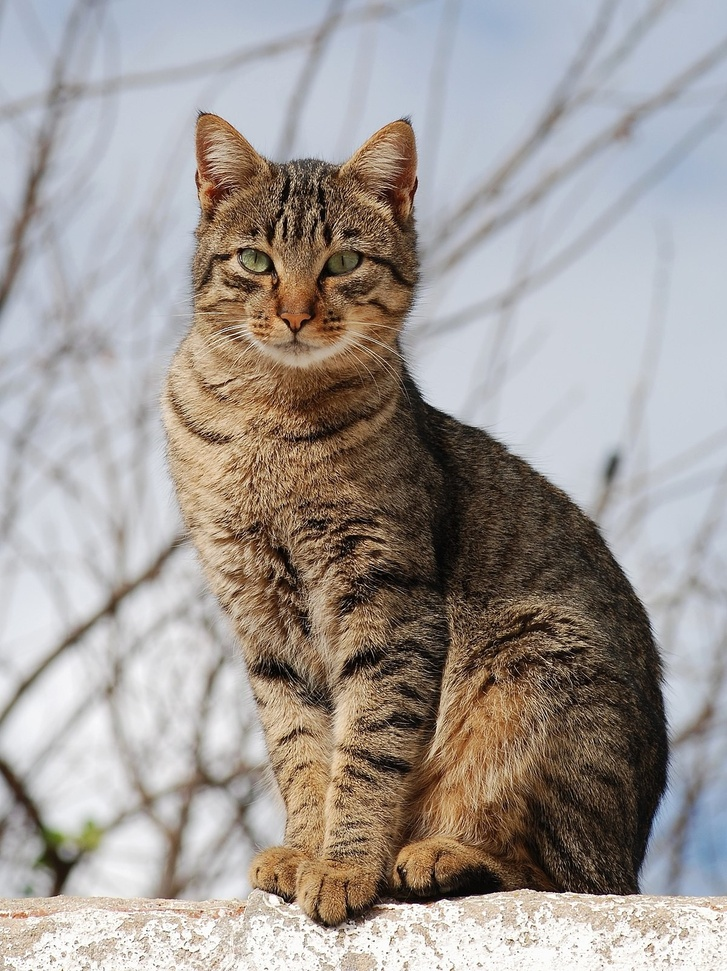
#> input picture lab5/cat.jpg, 727 x 971 px, shrunk from 1200 x 1602 before the run; the run also reads 1 picture not shown here
$ jupyter execute 2374802010024_LePhiAn_252_71ITAI40603_0101_Lab05.ipynb
#> lines starting #> are read from the running program, lines starting #| are printed output that depends on the picture; after the words box and inside, x2 and y2 are one past the last pixel; in counts of white or black regions, pixels touching at a corner belong together
# LAB 05: PHÂN ĐOẠN ẢNH (IMAGE SEGMENTATION)

[cell 1]
import cv2
import numpy as np
import matplotlib.pyplot as An

img = cv2.imread('cat.jpg')
#> img is the input picture: shape (971, 727, 3); mean B, G, R 150.7, 154.8, 161.7
img2 = cv2.imread('dog.jpg')

def show_img(image, title='Image', cmap=None):
#> called with title = 'Original Image'
    if image is None: return
    if len(image.shape) == 3 and cmap is None:
        image = cv2.cvtColor(image, cv2.COLOR_BGR2RGB)
        An.imshow(image)
    else:
        An.imshow(image, cmap=cmap if cmap else 'gray')
    An.title(title)
    An.axis('off')
    An.show()

if img is not None:
    show_img(img, "Original Image")

## 1. Thresholding để phân đoạn ảnh

[cell 2]
if img is not None:
    gray = cv2.cvtColor(img, cv2.COLOR_BGR2GRAY)
    ret, thresh1 = cv2.threshold(gray, 127, 255, cv2.THRESH_BINARY)
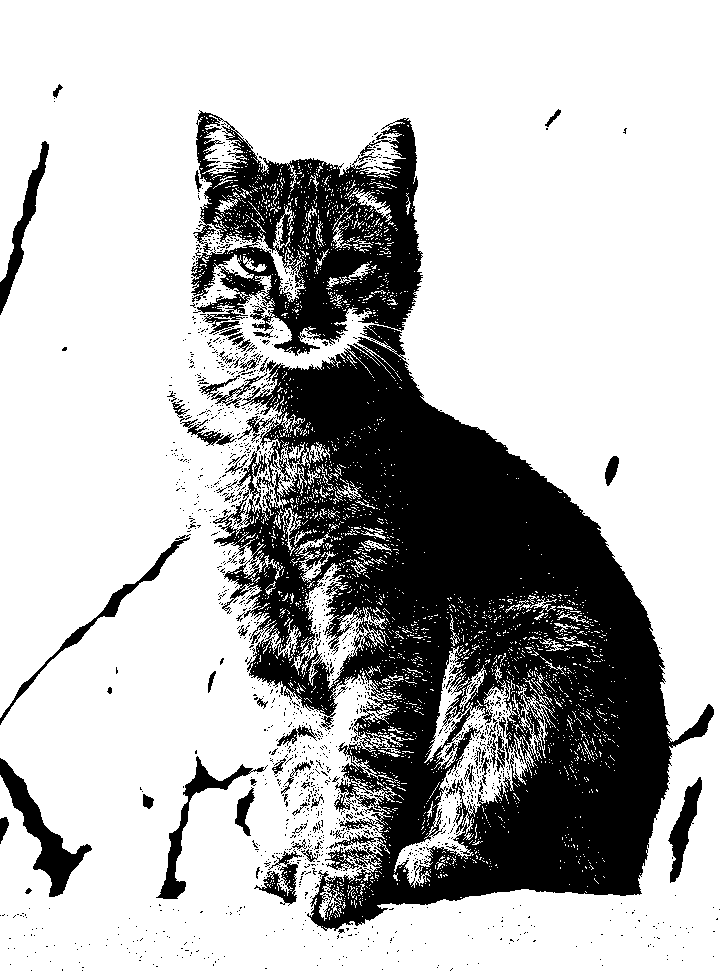
#> thresh1: shape (971, 727); 72.7% white; 1521 black regions (1456 under 20 px), largest, box (x1, y1, x2, y2) and area: (191, 110, 714, 931) 173181, (0, 758, 92, 897) 3117, (156, 756, 268, 899) 2005
    ret, thresh2 = cv2.threshold(gray, 127, 255, cv2.THRESH_BINARY_INV)
    ret, thresh3 = cv2.threshold(gray, 127, 255, cv2.THRESH_TRUNC)
    ret, thresh4 = cv2.threshold(gray, 127, 255, cv2.THRESH_TOZERO)
    ret, thresh5 = cv2.threshold(gray, 127, 255, cv2.THRESH_TOZERO_INV)
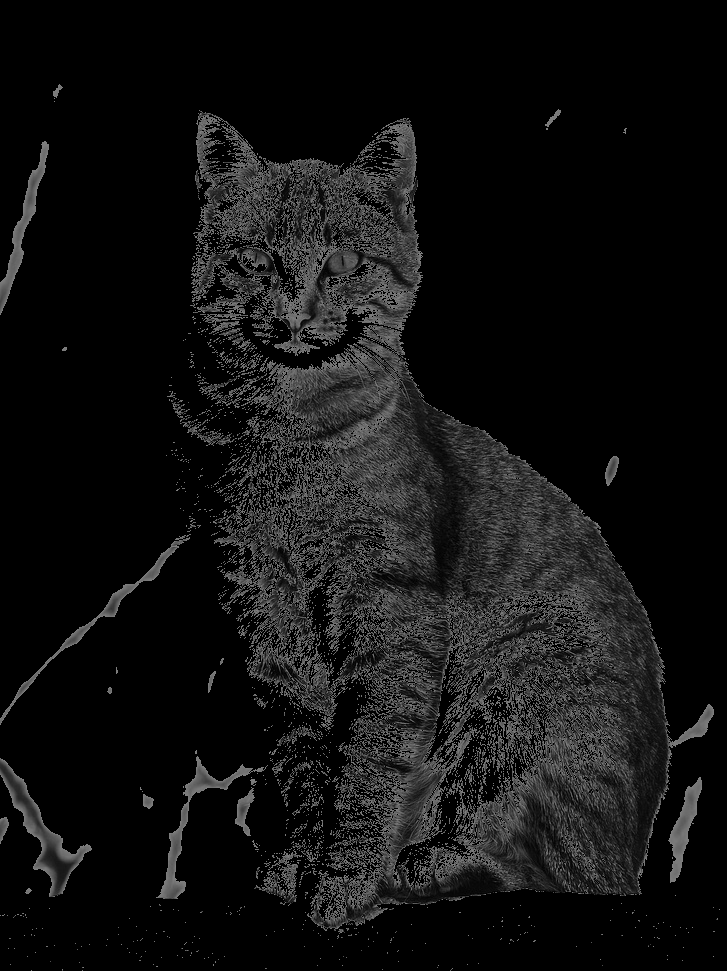
#> thresh5: shape (971, 727); min 0, max 127, mean 18.1
    titles = ['Original Image', 'BINARY', 'BINARY_INV', 'TRUNC', 'TOZERO', 'TOZERO_INV']
    images = [gray, thresh1, thresh2, thresh3, thresh4, thresh5]
    An.figure(figsize=(12, 8))
    for i in range(6):
        An.subplot(2, 3, i+1)
        An.imshow(images[i], 'gray')
        An.title(titles[i])
        An.xticks([]), An.yticks([])
    An.show()

## 2. Otsu Algorithm để phân đoạn ảnh vân tay

[cell 3]
if img is not None:
    gray = cv2.cvtColor(img, cv2.COLOR_BGR2GRAY)
    ret2, th2 = cv2.threshold(gray, 0, 255, cv2.THRESH_BINARY + cv2.THRESH_OTSU)
#> th2: shape (971, 727); 72.5% white; 1507 black regions (1440 under 20 px), largest, box (x1, y1, x2, y2) and area: (191, 110, 714, 931) 174646, (0, 757, 92, 897) 3156, (156, 756, 268, 899) 2057
#> ret2 = 128
    blur = cv2.GaussianBlur(gray, (5, 5), 0)
    ret3, th3 = cv2.threshold(blur, 0, 255, cv2.THRESH_BINARY + cv2.THRESH_OTSU)
#> th3: shape (971, 727); 70.5% white; 162 black regions (104 under 20 px), largest, box (x1, y1, x2, y2) and area: (191, 112, 714, 930) 189555, (0, 758, 92, 897) 3313, (158, 751, 264, 899) 2840
#> ret3 = 132
    An.figure(figsize=(10, 6))
    An.subplot(1, 3, 1), An.imshow(gray, 'gray'), An.title('Original Noise'), An.axis('off')
    An.subplot(1, 3, 2), An.imshow(th2, 'gray'), An.title('Otsu Threshold'), An.axis('off')
    An.subplot(1, 3, 3), An.imshow(th3, 'gray'), An.title('Gaussian Filter + Otsu'), An.axis('off')
    An.show()

## 3. Clustering techniques trong phân đoạn ảnh, K-mean clustering

[cell 4]
if img is not None:
    img_rgb = cv2.cvtColor(img, cv2.COLOR_BGR2RGB)
    pixel_values = img_rgb.reshape((-1, 3))
    pixel_values = np.float32(pixel_values)
    criteria = (cv2.TERM_CRITERIA_EPS + cv2.TERM_CRITERIA_MAX_ITER, 100, 0.2)
    k = 4
    _, labels, (centers) = cv2.kmeans(pixel_values, k, None, criteria, 10, cv2.KMEANS_RANDOM_CENTERS)
#> centers = [[174.7, 167.8, 162], [132.3, 105.2, 80.04], [201.8, 204.9, 211.3], [55.44, 38.67, 26.09]]
    centers = np.uint8(centers)
#> centers = [[174, 167, 161], [132, 105, 80], [201, 204, 211], [55, 38, 26]]
    labels = labels.flatten()
    segmented_image = centers[labels.flatten()]
    segmented_image = segmented_image.reshape(img_rgb.shape)
    show_img(segmented_image, f"K-Means Clustering Segmentation (k={k})")

## 4. Region расту (Region Growing)

[cell 5]
if img is not None:
    gray = cv2.cvtColor(img, cv2.COLOR_BGR2GRAY)
    h, w = gray.shape[:2]
#> h = 971; w = 727
    seed_point = (w // 2, h // 2)
#> seed_point = (363, 485)
    mask = np.zeros((h + 2, w + 2), np.uint8)
    flood_img = img.copy()
    cv2.floodFill(flood_img, mask, seed_point, (0, 255, 0), (15, 15, 15), (15, 15, 15), flags=4)
#> flood_img: shape (971, 727, 3); under 0.01% of pixels changed, all inside (x1, y1, x2, y2) = (363, 485, 366, 487)
    show_img(flood_img, f"Region Growing at {seed_point}")

## 5. Phân đoạn ảnh với Split and Merge

[cell 6]
if img is not None:
    gray = cv2.cvtColor(img, cv2.COLOR_BGR2GRAY)
    ret, thresh = cv2.threshold(gray, 0, 255, cv2.THRESH_BINARY_INV + cv2.THRESH_OTSU)
#> ret = 128
    kernel = np.ones((3, 3), np.uint8)
    opening = cv2.morphologyEx(thresh, cv2.MORPH_OPEN, kernel, iterations=2)
#> opening: shape (971, 727); 19.7% white; 127 white regions, largest, box (x1, y1, x2, y2) and area: (269, 124, 671, 928) 112135, (0, 759, 91, 897) 3134, (244, 516, 311, 637) 2613
    sure_bg = cv2.dilate(opening, kernel, iterations=3)
#> sure_bg: shape (971, 727); 26.8% white; 38 white regions, largest, box (x1, y1, x2, y2) and area: (196, 121, 674, 931) 157436, (241, 513, 314, 640) 5132, (0, 756, 94, 900) 4584
    dist_transform = cv2.distanceTransform(opening, cv2.DIST_L2, 5)
    ret, sure_fg = cv2.threshold(dist_transform, 0.7 * dist_transform.max(), 255, 0)
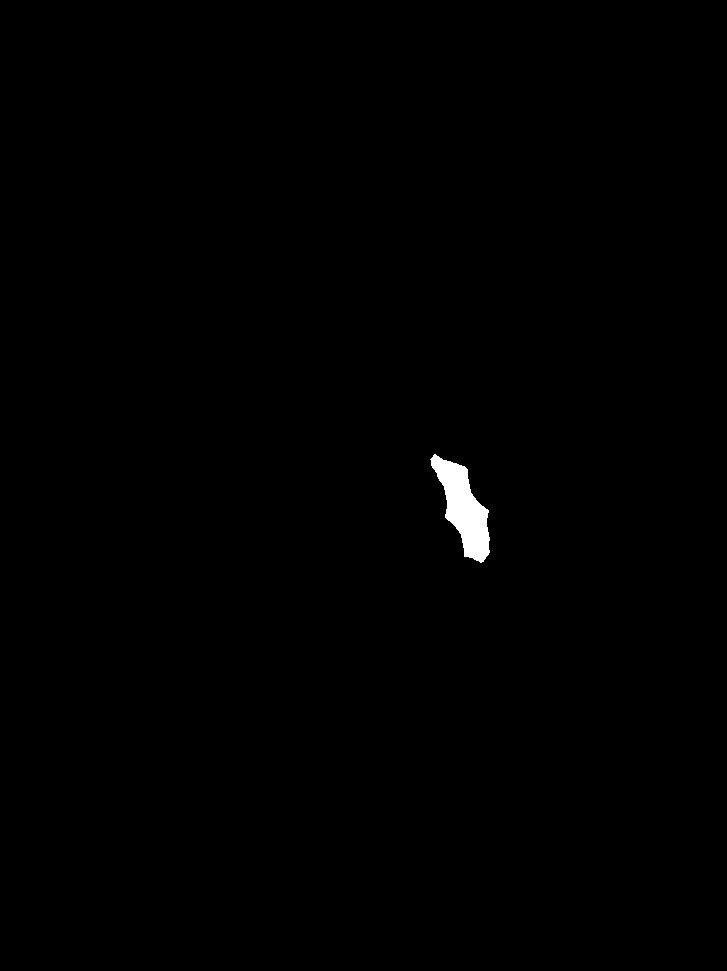
#> sure_fg: shape (971, 727) float32; 0.44% white; 1 white region, box (x1, y1, x2, y2) and area: (430, 454, 490, 563) 3081
#> ret = 39.88
    sure_fg = np.uint8(sure_fg)
    unknown = cv2.subtract(sure_bg, sure_fg)
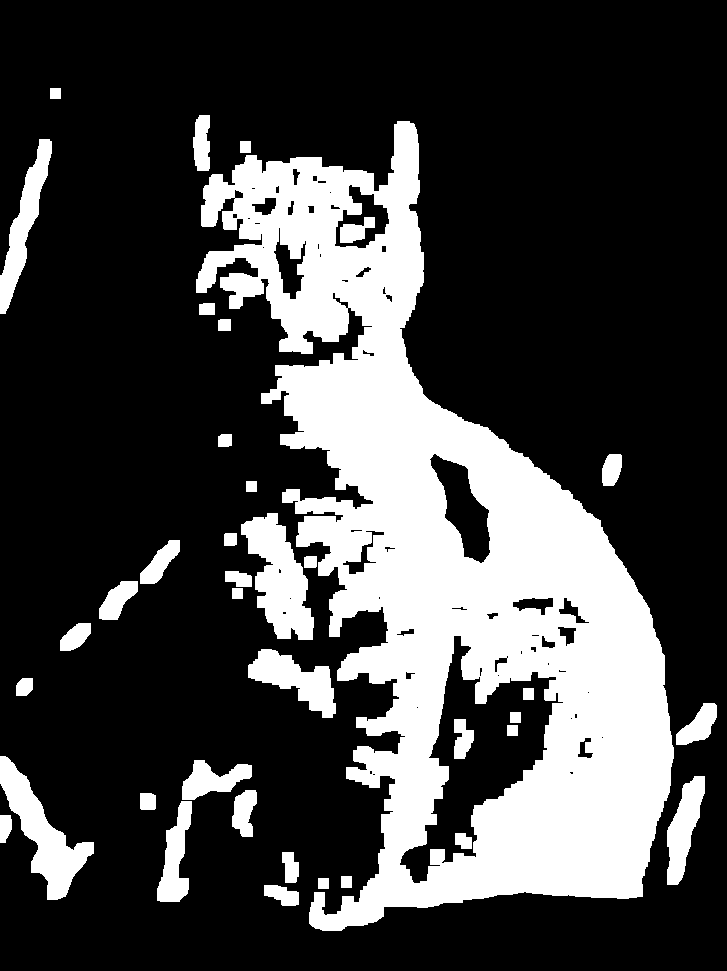
#> unknown: shape (971, 727); 26.4% white; 38 white regions, largest, box (x1, y1, x2, y2) and area: (196, 121, 674, 931) 154355, (241, 513, 314, 640) 5132, (0, 756, 94, 900) 4584
    ret, markers = cv2.connectedComponents(sure_fg)
#> ret = 2
    markers = markers + 1
    markers[unknown == 255] = 0
#> markers: shape (971, 727) int32; 3 distinct labels, from 0 to 2
    img_watershed = img.copy()
    markers = cv2.watershed(img_watershed, markers)
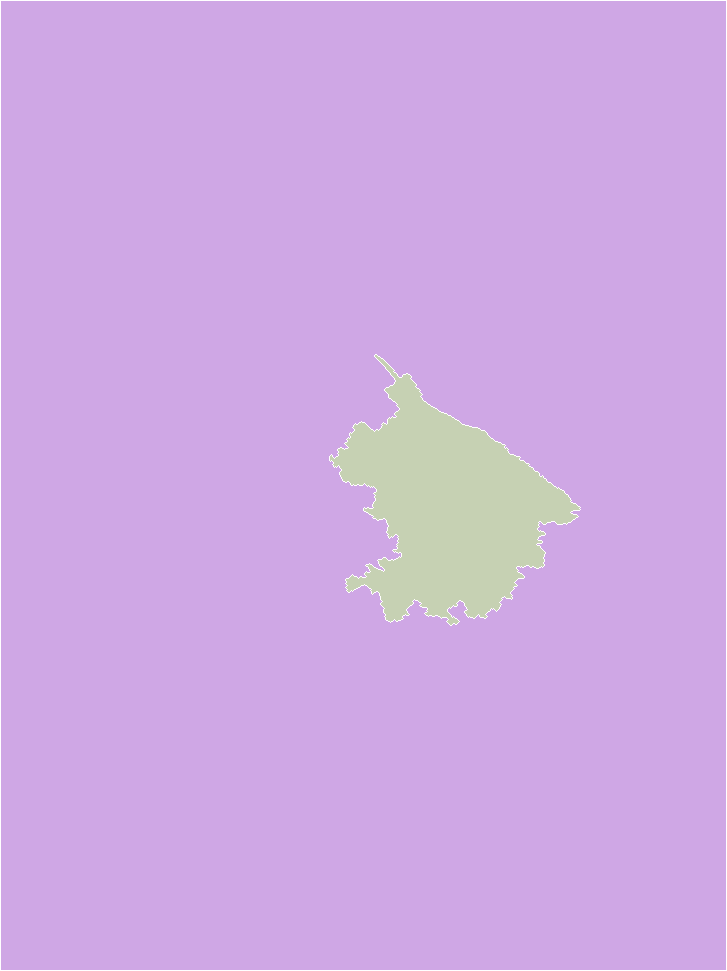
#> markers: shape (971, 727) int32; 3 distinct labels, from -1 to 2; one colour per label, 0 black, -1 white
    img_watershed[markers == -1] = [255, 0, 0]
#> img_watershed: shape (971, 727, 3); 0.65% of pixels changed, all inside (x1, y1, x2, y2) = (0, 0, 727, 971)
    show_img(img_watershed, "Watershed Segmentation (Split & Merge variant)")

## 6. Edge-based segmentation

[cell 7]
if img is not None:
    gray = cv2.cvtColor(img, cv2.COLOR_BGR2GRAY)
    edges = cv2.Canny(gray, 100, 200)
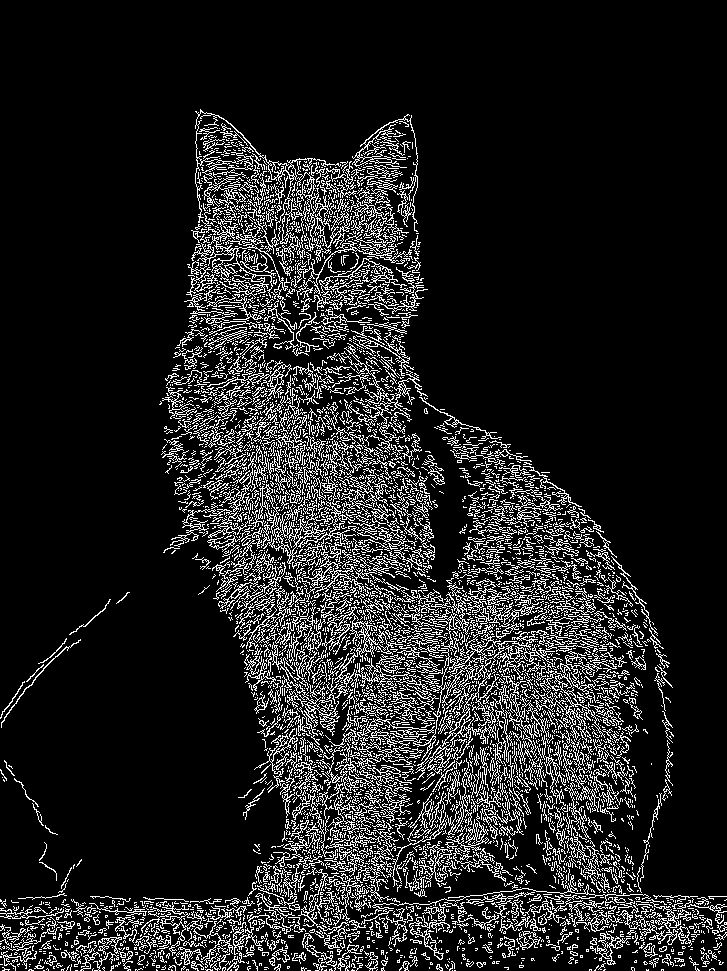
#> edges: shape (971, 727); 12.9% white in thin lines or dots, all inside (x1, y1, x2, y2) = (0, 109, 727, 971)
    show_img(edges, "Edge-based Segmentation (Canny)", cmap='gray')
